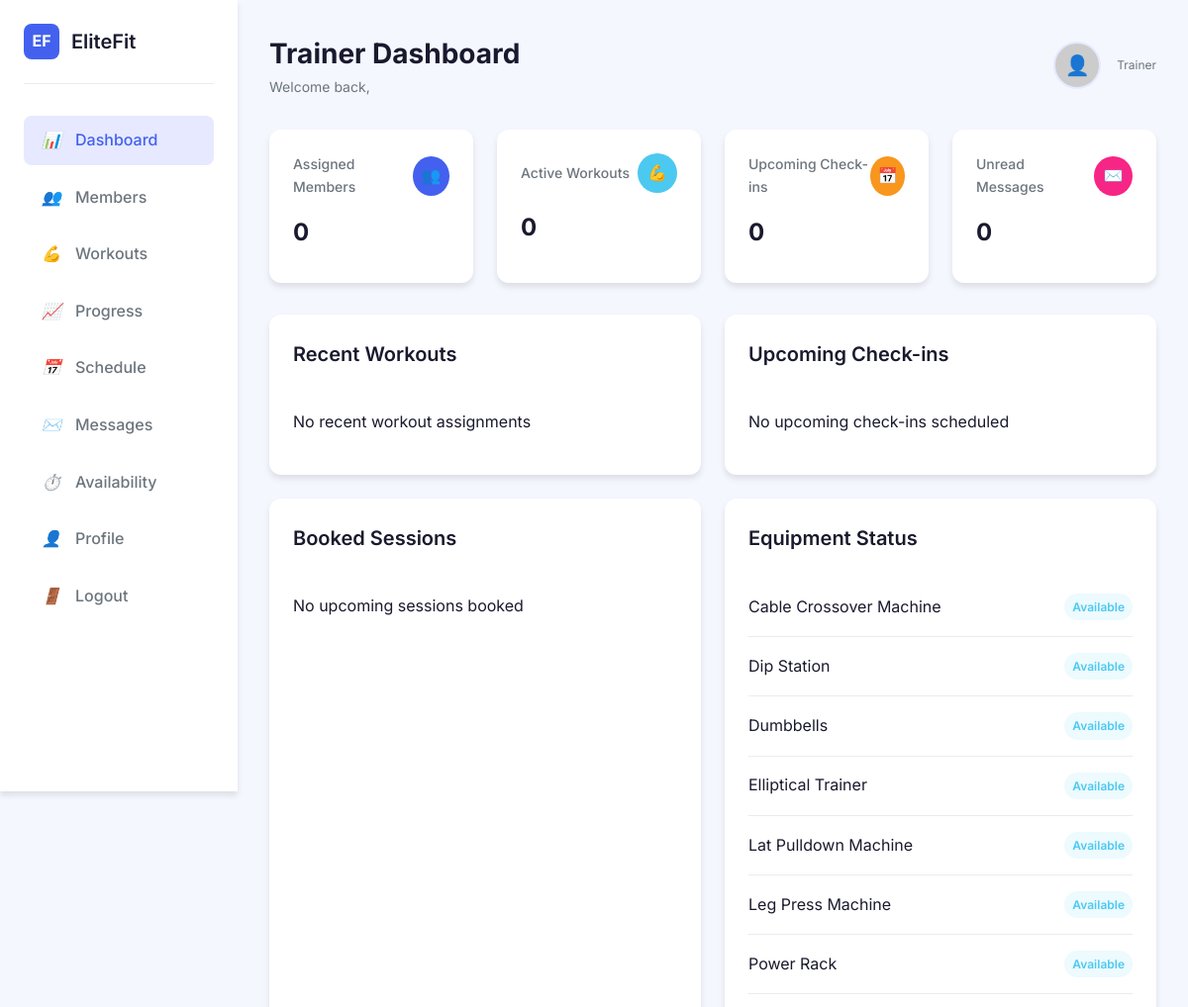
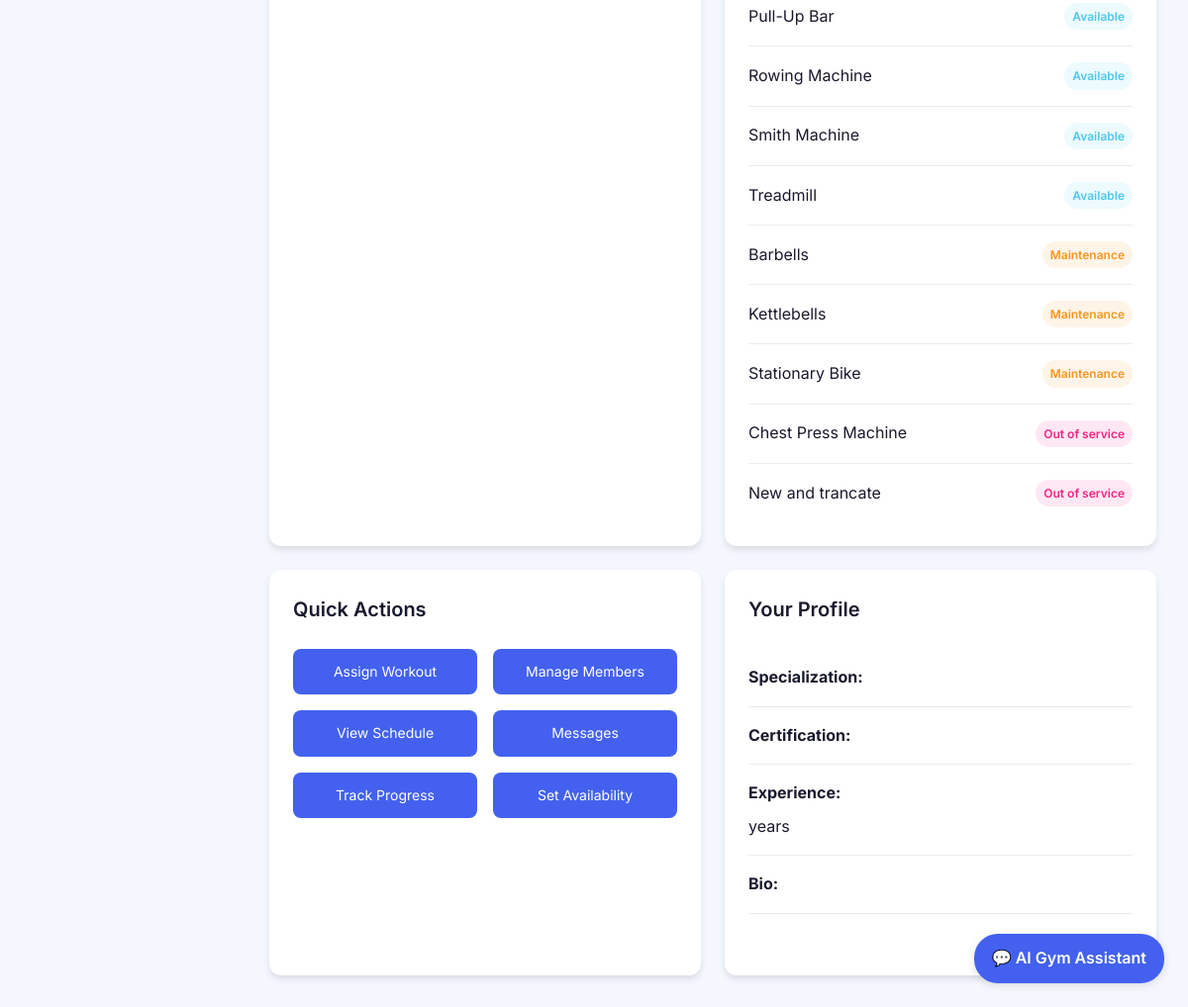
/trainer/dashboard.php (signed in), run on the app's committed database (2 pictures, top to bottom).
### tables this page shows
CREATE TABLE IF NOT EXISTS `equipment` (
  `equipment_id` int NOT NULL AUTO_INCREMENT,
  `name` varchar(100) NOT NULL,
  `status` enum('available','maintenance','out_of_service') DEFAULT 'available',
  `last_maintenance_date` date DEFAULT NULL,
  `next_maintenance_date` date DEFAULT NULL,
  `is_archived` tinyint(1) DEFAULT '0',
  `archived_at` datetime DEFAULT NULL,
  PRIMARY KEY (`equipment_id`)
);

### trainer/dashboard.php (the view, shortened to what this page needs)
<?php
include_once __DIR__ . "/../config.php";
$trainer_id = $_SESSION['user_id'];
$sql = "SELECT u.*, t.* FROM users u
        JOIN trainers t ON u.user_id = t.trainer_id
        WHERE u.user_id = ?";
$stmt = $conn->prepare($sql);
$stmt->bind_param("i", $trainer_id);
$stmt->execute();
$result = $stmt->get_result();
$trainer = $result->fetch_assoc();
$members_sql = "SELECT COUNT(DISTINCT member_id) as member_count
               FROM assigned_workouts
               WHERE trainer_id = ?";
$members_stmt = $conn->prepare($members_sql);
$members_stmt->bind_param("i", $trainer_id);
$members_stmt->execute();
$members_result = $members_stmt->get_result();
$member_count = $members_result->fetch_assoc()['member_count'];
$workouts_sql = "SELECT aw.*, u.first_name, u.last_name, wp.plan_name
                FROM assigned_workouts aw
                JOIN users u ON aw.member_id = u.user_id
                JOIN workout_plans wp ON aw.plan_id = wp.plan_id
                WHERE aw.trainer_id = ?
                ORDER BY aw.created_at DESC
                LIMIT 5";
$workouts_stmt = $conn->prepare($workouts_sql);
$workouts_stmt->bind_param("i", $trainer_id);
$workouts_stmt->execute();
$workouts_result = $workouts_stmt->get_result();
$recent_workouts = $workouts_result->fetch_all(MYSQLI_ASSOC);
$progress_sql = "SELECT pt.*, u.first_name, u.last_name
                FROM progress_tracking pt
                JOIN users u ON pt.member_id = u.user_id
                WHERE pt.trainer_id = ? AND pt.measurement_date >= CURDATE()
                ORDER BY pt.measurement_date ASC
                LIMIT 5";
$progress_stmt = $conn->prepare($progress_sql);
$progress_stmt->bind_param("i", $trainer_id);
$progress_stmt->execute();
$progress_result = $progress_stmt->get_result();
$upcoming_progress = $progress_result->fetch_all(MYSQLI_ASSOC);
$bookings_sql = "SELECT bs.*, u.first_name, u.last_name
                FROM booked_sessions bs
                JOIN users u ON bs.member_id = u.user_id
                WHERE bs.trainer_id = ? AND bs.status = 'scheduled'
                ORDER BY bs.session_date ASC, bs.start_time ASC
                LIMIT 5";
$bookings_stmt = $conn->prepare($bookings_sql);
$bookings_stmt->bind_param("i", $trainer_id);
$bookings_stmt->execute();
$bookings_result = $bookings_stmt->get_result();
$booked_sessions = $bookings_result->fetch_all(MYSQLI_ASSOC);
$messages_sql = "SELECT COUNT(*) as unread_count
                FROM messages
                WHERE receiver_id = ? AND is_read = FALSE";
$messages_stmt = $conn->prepare($messages_sql);
$messages_stmt->bind_param("i", $trainer_id);
$messages_stmt->execute();
$messages_result = $messages_stmt->get_result();
$unread_messages = $messages_result->fetch_assoc()['unread_count'];
$equipment_sql = "SELECT * FROM equipment ORDER BY status, name";
$equipment_result = $conn->query($equipment_sql);
$equipment = $equipment_result->fetch_all(MYSQLI_ASSOC);
?>
<!DOCTYPE html>
<html lang="en">
<head>
</head>
<body>
    <div class="dashboard-container">
        <aside class="sidebar">
            <div class="brand">
                <div class="brand-logo">EF</div>
                <div class="brand-name">EliteFit</div>
            </div>
            <nav class="nav-menu">
                <a href="dashboard.php" class="nav-item active">
                    <i>📊</i> Dashboard
                </a>
                <a href="members.php" class="nav-item">
                    <i>👥</i> Members
                </a>
                <a href="workout_plans.php" class="nav-item">
                    <i>💪</i> Workouts
                </a>
                <a href="progress_tracker.php" class="nav-item">
                    <i>📈</i> Progress
                </a>
                <a href="schedule.php" class="nav-item">
                    <i>📅</i> Schedule
                </a>
                <a href="messages.php" class="nav-item">
                    <i>✉️</i> Messages
                </a>
                <a href="availability.php" class="nav-item">
                    <i>⏱️</i> Availability
                </a>
                <a href="edit_profile.php" class="nav-item">
                    <i>👤</i> Profile
                </a>
                <a href="../logout.php" class="nav-item">
                    <i>🚪</i> Logout
                </a>
            </nav>
        </aside>
        <main class="main-content">
            <header class="header">
                <div class="page-title">
                    <h1>Trainer Dashboard</h1>
                    <p>Welcome back, <?= htmlspecialchars($trainer['first_name'] . ' ' . ($trainer['last_name'] ?? '')) ?></p>
                </div>
                <div class="user-profile">
                    <?php if (!empty($trainer['profile_picture'])): ?>
                        <img src="<?= '../' . htmlspecialchars($trainer['profile_picture']) ?>" class="profile-pic" alt="Profile Picture">
                    <?php else: ?>
                        <div class="profile-pic" style="background: #ccc; display: flex; align-items: center; justify-content: center;">
                            <span style="font-size: 20px;">👤</span>
                        </div>
                    <?php endif; ?>
                    <div class="profile-info">
                        <span class="profile-role"><?= htmlspecialchars($trainer['specialization']) ?> Trainer</span>
                    </div>
                </div>
            </header>
            <div class="stats-grid">
                <div class="stat-card">
                    <div class="stat-header">
                        <span class="stat-title">Assigned Members</span>
                        <div class="stat-icon primary">👥</div>
                    </div>
                    <div class="stat-value"><?= $member_count ?></div>
                </div>
                <div class="stat-card">
                    <div class="stat-header">
                        <span class="stat-title">Active Workouts</span>
                        <div class="stat-icon success">💪</div>
                    </div>
                    <div class="stat-value"><?= count($recent_workouts) ?></div>
                </div>
                <div class="stat-card">
                    <div class="stat-header">
                        <span class="stat-title">Upcoming Check-ins</span>
                        <div class="stat-icon warning">📅</div>
                    </div>
                    <div class="stat-value"><?= count($upcoming_progress) ?></div>
                </div>
                <div class="stat-card">
                    <div class="stat-header">
                        <span class="stat-title">Unread Messages</span>
                        <div class="stat-icon danger">✉️</div>
                    </div>
                    <div class="stat-value"><?= $unread_messages ?></div>
                </div>
            </div>
            <div class="content-grid">
                <div class="card">
                    <div class="card-header">
                        <h2 class="card-title">Recent Workouts</h2>
                    </div>
                    <ul class="list">
                        <?php if (!empty($recent_workouts)): ?>
                            <?php foreach ($recent_workouts as $workout): ?>
                                <li class="list-item">
                                    <div style="display: flex; justify-content: space-between;">
                                        <strong><?= htmlspecialchars($workout['first_name'] . ' ' . $workout['last_name']) ?></strong>
                                        <span class="badge <?= $workout['status'] == 'active' ? 'badge-success' : ($workout['status'] == 'completed' ? 'badge-primary' : 'badge-warning') ?>">
                                            <?= ucfirst($workout['status']) ?>
                                        </span>
                                    </div>
                                    <div><?= htmlspecialchars($workout['plan_name']) ?></div>
                                    <small><?= date('M d, Y', strtotime($workout['start_date'])) ?> - <?= date('M d, Y', strtotime($workout['end_date'])) ?></small>
                                </li>
                            <?php endforeach; ?>
                            <a href="workout_plans.php" class="view-all">View All Workouts</a>
                        <?php else: ?>
                            <li class="list-item">No recent workout assignments</li>
                        <?php endif; ?>
                    </ul>
                </div>
                <div class="card">
                    <div class="card-header">
                        <h2 class="card-title">Upcoming Check-ins</h2>
                    </div>
                    <ul class="list">
                        <?php if (!empty($upcoming_progress)): ?>
                            <?php foreach ($upcoming_progress as $checkin): ?>
                                <li class="list-item">
                                    <strong><?= htmlspecialchars($checkin['first_name'] . ' ' . $checkin['last_name']) ?></strong>
                                    <div><?= date('M d, Y', strtotime($checkin['measurement_date'])) ?></div>
                                    <div class="badge badge-primary">Progress Check</div>
                                </li>
                            <?php endforeach; ?>
                            <a href="progress_tracker.php" class="view-all">View All Check-ins</a>
                        <?php else: ?>
                            <li class="list-item">No upcoming check-ins scheduled</li>
                        <?php endif; ?>
                    </ul>
                </div>
                <div class="card">
                    <div class="card-header">
                        <h2 class="card-title">Booked Sessions</h2>
                    </div>
                    <ul class="list">
                        <?php if (!empty($booked_sessions)): ?>
                            <?php foreach ($booked_sessions as $session): ?>
                                <li class="list-item">
                                    <strong><?= htmlspecialchars($session['first_name'] . ' ' . $session['last_name']) ?></strong>
                                    <div><?= date('M d, Y', strtotime($session['session_date'])) ?></div>
                                    <div><?= date('g:i A', strtotime($session['start_time'])) ?> - <?= date('g:i A', strtotime($session['end_time'])) ?></div>
                                    <div class="badge badge-success">Scheduled</div>
                                </li>
                            <?php endforeach; ?>
                            <a href="bookings.php" class="view-all">View All Bookings</a>
                        <?php else: ?>
                            <li class="list-item">No upcoming sessions booked</li>
                        <?php endif; ?>
                    </ul>
                </div>
                <div class="card">
                    <div class="card-header">
                        <h2 class="card-title">Equipment Status</h2>
                    </div>
                    <ul class="list">
                        <?php if (!empty($equipment)): ?>
                            <?php foreach ($equipment as $item): ?>
                                <li class="list-item" style="flex-direction: row; align-items: center; justify-content: space-between;">
                                    <span><?= htmlspecialchars($item['name']) ?></span>
                                    <span class="badge <?=
                                        $item['status'] == 'available' ? 'badge-success' :
                                        ($item['status'] == 'maintenance' ? 'badge-warning' : 'badge-danger')
                                    ?>">
                                        <?= ucfirst(str_replace('_', ' ', $item['status'])) ?>
                                    </span>
                                </li>
                            <?php endforeach; ?>
                        <?php else: ?>
                            <li class="list-item">No equipment information available</li>
                        <?php endif; ?>
                    </ul>
                </div>
                <div class="card">
                    <div class="card-header">
                        <h2 class="card-title">Quick Actions</h2>
                    </div>
                    <div class="quick-actions">
                        <a href="assign_workout.php" class="quick-action">Assign Workout</a>
                        <a href="members.php" class="quick-action">Manage Members</a>
                        <a href="schedule.php" class="quick-action">View Schedule</a>
                        <a href="messages.php" class="quick-action">Messages</a>
                        <a href="progress_tracker.php" class="quick-action">Track Progress</a>
                        <a href="availability.php" class="quick-action">Set Availability</a>
                    </div>
                </div>
                <div class="card">
                    <div class="card-header">
                        <h2 class="card-title">Your Profile</h2>
                    </div>
                    <ul class="list">
                        <li class="list-item">
                            <strong>Specialization:</strong> <?= htmlspecialchars($trainer['specialization']) ?>
                        </li>
                        <li class="list-item">
                            <strong>Certification:</strong> <?= htmlspecialchars($trainer['certification']) ?>
                        </li>
                        <li class="list-item">
                            <strong>Experience:</strong> <?= htmlspecialchars($trainer['years_experience']) ?> years
                        </li>
                        <li class="list-item">
                            <strong>Bio:</strong> <?= htmlspecialchars($trainer['bio']) ?>
                        </li>
                        <a href="edit_profile.php" class="view-all">Edit Profile</a>
                    </ul>
                </div>
            </div>
        </main>
    </div>
</body>
</html>

### data on the page
equipment: name "Cable Crossover Machine", status "Available"
equipment: name "Dip Station", status "Available"
equipment: name "Dumbbells", status "Available"
equipment: name "Elliptical Trainer", status "Available"
equipment: name "Lat Pulldown Machine", status "Available"
equipment: name "Leg Press Machine", status "Available"
equipment: name "Power Rack", status "Available"
equipment: name "Pull-Up Bar", status "Available"
equipment: name "Rowing Machine", status "Available"
equipment: name "Smith Machine", status "Available"
equipment: name "Treadmill", status "Available"
equipment: name "Barbells", status "Maintenance"
equipment: name "Kettlebells", status "Maintenance"
equipment: name "Stationary Bike", status "Maintenance"
equipment: name "Chest Press Machine", status "Out of service"
equipment: name "New and trancate", status "Out of service"

### other printed values
$member_count "0"
count($recent_workouts) "0"
count($upcoming_progress) "0"
$unread_messages "0"
